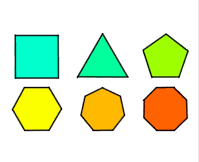
#> input picture images.png, 199 x 162 px
$ python ShapeDetection.py
#> lines starting #> are read from the running program, lines starting #| are printed output that depends on the picture; after the words box and inside, x2 and y2 are one past the last pixel; in counts of white or black regions, pixels touching at a corner belong together; long printed decimals are rounded
import cv2
import numpy as np

img = cv2.imread("images.png")
#> img is the input picture: shape (162, 199, 3); mean B, G, R 197.1, 235.8, 220.4
img_gray = cv2.cvtColor(img, cv2.COLOR_BGR2GRAY)
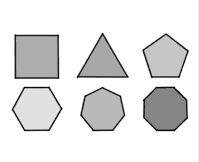
#> img_gray: shape (162, 199); min 0, max 255, mean 226.7
_, thresh = cv2.threshold(img_gray, 240, 255, cv2.THRESH_BINARY)
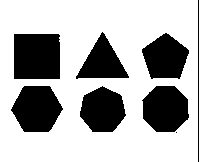
#> thresh: shape (162, 199); 68.7% white; 8 black regions (1 under 20 px)
contours, _ = cv2.findContours(thresh, cv2.RETR_TREE, cv2.CHAIN_APPROX_NONE)
#> contours = 8 contours, 1 with area under 20; largest, box (x1, y1, x2, y2) and area: (0, 0, 198, 162) 31717, (13, 33, 61, 80) 2154, (10, 85, 64, 133) 1858, (141, 85, 190, 133) 1778, (79, 85, 127, 133) 1629, (141, 32, 190, 80) 1574, (75, 31, 130, 80) 1348

for contour in contours:
    approx = cv2.approxPolyDP(contour, 0.01 * cv2.arcLength(contour, True), True)
    cv2.drawContours(img, [approx], 0, (0, 0, 0), 2)
    x = approx.ravel()[0]
    y = approx.ravel()[1]
    if len(approx) == 3:
        cv2.putText(img, "triangle", (x, y), cv2.FONT_HERSHEY_COMPLEX, 0.5, (0, 0, 0))
    elif len(approx) == 4:
        x, y, w, h = cv2.boundingRect(approx)
        aspectRatio = float(w)/h
        print(aspectRatio)
        if aspectRatio >= 0.95 and aspectRatio <= 1.05:
            cv2.putText(img, "Sqaure", (x, y), cv2.FONT_HERSHEY_COMPLEX, 0.5, (0, 0, 0))
        else:
            cv2.putText(img, "rectangle", (x, y), cv2.FONT_HERSHEY_COMPLEX, 0.5, (0, 0, 0))
    elif len(approx) == 5:
        cv2.putText(img, "pentagon", (x, y), cv2.FONT_HERSHEY_COMPLEX, 0.5, (0, 0, 0))
    elif len(approx) == 10:
        cv2.putText(img, "star", (x, y), cv2.FONT_HERSHEY_COMPLEX, 0.5, (0, 0, 0))
    else:
        cv2.putText(img, "circle", (x, y), cv2.FONT_HERSHEY_COMPLEX, 0.5, (0, 0, 0))
#> this loop made 8 passes
#> (approx, w, h, aspectRatio) on passes 1, 2, 8: ([[0, 0], [0, 161], [197, 161], [197, 0]], 198, 162, 1.22), ([[175, 132], [176, 131], [177, 132], [176, 133]], 3, 3, 1), ([[102, 31], [129, 77], [76, 79], [75, 76]], 55, 49, 1.12)
#| 1.222
#| 1.0
#| 1.122
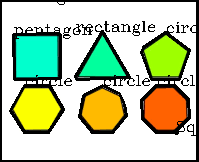
#> img: shape (162, 199, 3); 16.47% of pixels changed, all inside (x1, y1, x2, y2) = (0, 0, 199, 162)

cv2.imshow("image", img)
cv2.waitKey(0)
cv2.destroyAllWindows()
